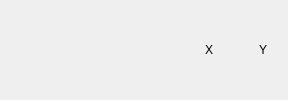
                     <widget class="QWidget" name="widget_home_header" native="true">
                      <layout class="QHBoxLayout" name="horizontalLayout_49">
                       <property name="spacing">
                        <number>4</number>
                       </property>
                       <property name="leftMargin">
                        <number>0</number>
                       </property>
                       <property name="topMargin">
                        <number>0</number>
                       </property>
                       <property name="rightMargin">
                        <number>0</number>
                       </property>
                       <property name="bottomMargin">
                        <number>0</number>
                       </property>
                       <item>
                        <widget class="QLabel" name="label_61">
                         <property name="sizePolicy">
                          <sizepolicy hsizetype="Fixed" vsizetype="Fixed">
                           <horstretch>0</horstretch>
                           <verstretch>0</verstretch>
                          </sizepolicy>
                         </property>
                         <property name="minimumSize">
                          <size>
                           <width>180</width>
                           <height>30</height>
                          </size>
                         </property>
                         <property name="maximumSize">
                          <size>
                           <width>180</width>
                           <height>30</height>
                          </size>
                         </property>
                         <property name="text">
                          <string/>
                         </property>
                        </widget>
                       </item>
                       <item>
                        <widget class="QLabel" name="label_38">
                         <property name="sizePolicy">
                          <sizepolicy hsizetype="Fixed" vsizetype="Fixed">
                           <horstretch>0</horstretch>
                           <verstretch>0</verstretch>
                          </sizepolicy>
                         </property>
                         <property name="minimumSize">
                          <size>
                           <width>50</width>
                           <height>30</height>
                          </size>
                         </property>
                         <property name="maximumSize">
                          <size>
                           <width>50</width>
                           <height>30</height>
                          </size>
                         </property>
                         <property name="text">
                          <string>X</string>
                         </property>
                         <property name="alignment">
                          <set>Qt::AlignCenter</set>
                         </property>
                        </widget>
                       </item>
                       <item>
                        <widget class="QLabel" name="label_39">
                         <property name="sizePolicy">
                          <sizepolicy hsizetype="Fixed" vsizetype="Fixed">
                           <horstretch>0</horstretch>
                           <verstretch>0</verstretch>
                          </sizepolicy>
                         </property>
                         <property name="minimumSize">
                          <size>
                           <width>50</width>
                           <height>30</height>
                          </size>
                         </property>
                         <property name="maximumSize">
                          <size>
                           <width>50</width>
                           <height>30</height>
                          </size>
                         </property>
                         <property name="text">
                          <string>Y</string>
                         </property>
                         <property name="alignment">
                          <set>Qt::AlignCenter</set>
                         </property>
                        </widget>
                       </item>
                      </layout>
                     </widget>
